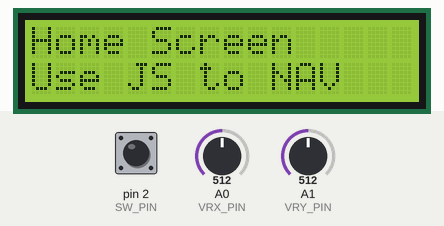
Simulated run of this sketch. Board: Arduino Uno, built with avr-gcc and run on an emulated ATmega328P. Shown: 16×2 character LCD. The inputs (shaded band) are chosen by the test bench; at power-on: A0 (VRX_PIN) = 512, A1 (VRY_PIN) = 512, pin 2 (SW_PIN) HIGH.

Above: at 1.2 s.
1.3 s: A0 (VRX_PIN) set to 0
At 1.9 s:
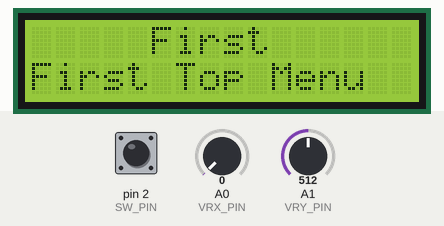
2.8 s: A1 (VRY_PIN) set to 0
At 4.0 s:
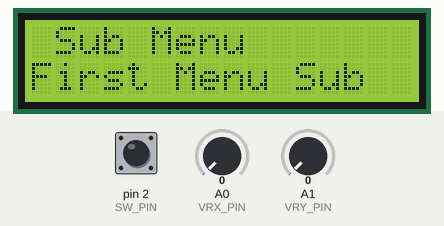
4.3 s: A1 (VRY_PIN) set to 987
5.8 s: A1 (VRY_PIN) set to 1007
At 6.5 s:
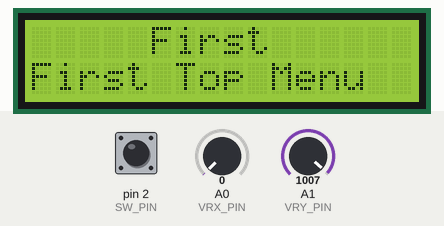
7.3 s: A0 (VRX_PIN) set to 987
8.8 s: A0 (VRX_PIN) set to 1009
At 10.0 s:
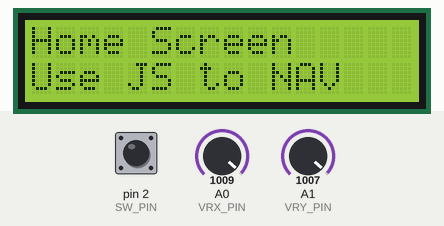
Timing chart, 0 to 11.3 s (numbered marks = the images above; inputs shaded):
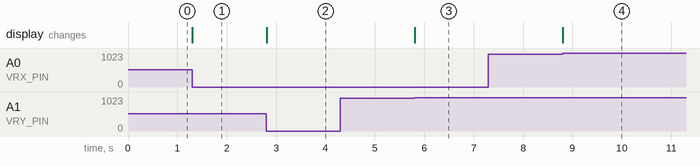

Measured:
- the behaviour switches between 1000 and 1001 on A1 (VRY_PIN) (found by bisection; images 2 and 3)
- the behaviour switches between 1000 and 1001 on A0 (VRX_PIN) (found by bisection; images 3 and 4)
- after the input at 1.3 s, the display: changes at once (image 1)
- after the input at 2.8 s, the display: changes at once (image 2)
- after the input at 4.3 s, every drawn part: stays the same
- after the input at 5.8 s, the display: changes at once (image 3)
- after the input at 7.3 s, every drawn part: stays the same
- after the input at 8.8 s, the display: changes at once (image 4)

The sketch:

JoyStickMenu.ino
```cpp
#include <LiquidCrystal.h>
#include <ezButton.h>
//Joystick
#define VRX_PIN  A0 // Arduino A0 pin connected to VRX pin on TS
#define VRY_PIN  A1 // Arduino A1 pin connected to VRY pin on TS
#define SW_PIN   2  // Arduino digital pin 2 connected to SW  pin on TS
#define VCC2  5 //define pin 5 or any other digial pin here as VCC2

ezButton button(SW_PIN);

int xValue = 0; // To store value of the X axis
int yValue = 0; // To store value of the Y axis
int xLast = 0;//store the previous value of x y
int yLast = 0;//only print out when changes..
int CurrentMenu = 0;
int CurrentSub = 0;
//int sbStat = 0; //SB statu it has a bug with the xValue analogRead serial.print )
unsigned long bValue = 0; // To store value of the button
int dbgStat = 0; //Debug status(config menu) 0:off 1:on
//char sbW [13];  //SB write status

LiquidCrystal lcd(7, 8, 9, 10, 11, 12);

void setup() {
  Serial.begin(9600);
  pinMode(VCC2,OUTPUT);//define a digital pin as output
  digitalWrite(VCC2, HIGH);// set the above pin as HIGH so it acts as 5V
  button.setDebounceTime(50);//50 ms debounce
  button.setCountMode(COUNT_FALLING);
  lcd.begin(16, 2);
  menuHome();
}

void loop() {

  menuPump();

}


void menuPump()
{
 button.loop(); // MUST call the loop() function first

  unsigned long count = button.getCount();

  if (count!=bValue)
  {
    bValue=count;
    //currently only menuSub1Second handles button
    if (CurrentMenu==2 && CurrentSub==1 )
    {
      if (dbgStat>0)dbgStat=0;else dbgStat=1;
      menuSub1Second();//redraw submenu, show the changed var
    }
  }

  // read analog X and Y analog values
  xValue = analogRead(VRX_PIN);
  yValue = analogRead(VRY_PIN);

  int lastMenu = CurrentMenu;
  int lastSub  = CurrentSub;
   //ignore up/down if in a sub menu
  if (xValue!=xLast && CurrentSub==0)
  {
     if (xValue==0)
     {
       //down
       if (CurrentMenu<2)CurrentMenu++;

     } else if (xValue>1000)
     {
       //up
       if (CurrentMenu>0)CurrentMenu--;

     }
  }
  // only switch menu once..
   if (lastMenu!=CurrentMenu)
   {

    //top menus??
    switch (CurrentMenu)
    {
       case 0:menuHome();break;
       case 1:menuFirst();break;
       case 2:menuSecond();break;

    }
   }

    if (yLast!=yValue)
    {

        if (yValue==0)
          {
          //left
           if (CurrentSub<2)CurrentSub++;

             } else if (yValue>1000)
               {
                  //right
                  if (CurrentSub>0)CurrentSub--;

                }

           if (CurrentSub<0) CurrentSub=0;//no negs allowed

     //sub menu movement
       if (CurrentMenu==1)
          { //menu 1
           if (CurrentSub>1)CurrentSub=1; //only has 1 sub..
           if (CurrentSub==1){
            menuSub1First();} else if (CurrentSub==0) menuFirst();
            } else
            if (CurrentMenu==2)
            { //menu 2
             if (CurrentSub>2)CurrentSub=2; //2 subs here
             if (CurrentSub==1){
              menuSub1Second();} else if (CurrentSub==2) menuSub2Second();else
                    if (CurrentSub == 0) menuSecond();
            }

     }

  // see if we need to print..
  if (xValue!=xLast || yValue!=yLast)
  {
    xLast=xValue;
    yLast=yValue;
 if (dbgStat)
 {
  Serial.print("x = ");
  Serial.print(xValue);
  Serial.print(", y = ");
  Serial.println(yValue);
  Serial.print("count = ");
  Serial.println(count);
 }
}

 if (dbgStat)
 {
 smDebugIn();
 }

}


void menuHome() {
    lcd.clear();
    lcd.print("Home Screen");
    lcd.setCursor(0, 1);
    lcd.print("Use JS to NAV");
}


void menuFirst() {
    lcd.clear();
    lcd.print("     First    ");
    lcd.setCursor(0, 1);
    lcd.print("First Top Menu");

}

void menuSub1First() {
  lcd.clear();
  lcd.print(" Sub Menu ");
  lcd.setCursor(0, 1);
  lcd.print("First Menu Sub");

}

void menuSecond() {
  lcd.clear();
  lcd.print("    Second");
  lcd.setCursor(0, 1);
  lcd.print("2nd Top Menu");
}

//sub menu for 2nd menu
void menuSub1Second(){

    lcd.clear();
    lcd.print("Debug Mode");
    lcd.setCursor(0,1);
    if (dbgStat==0)
    {
    lcd.print("OFF");
    } else
    {
    lcd.print("ON");
    }

}

void menuSub2Second() {
  lcd.clear();
  lcd.print(" Second Sub");
  lcd.setCursor(0, 1);
  lcd.print("2nd Sub Menu");
}


void smDebugIn() {
  if (Serial.available()) {
   char input = Serial.read();
  if (input ==  'a') { menuHome();}
  if (input == 'b') {menuFirst();}
  if (input == 'c') {menuSecond();}
  }
}
```
